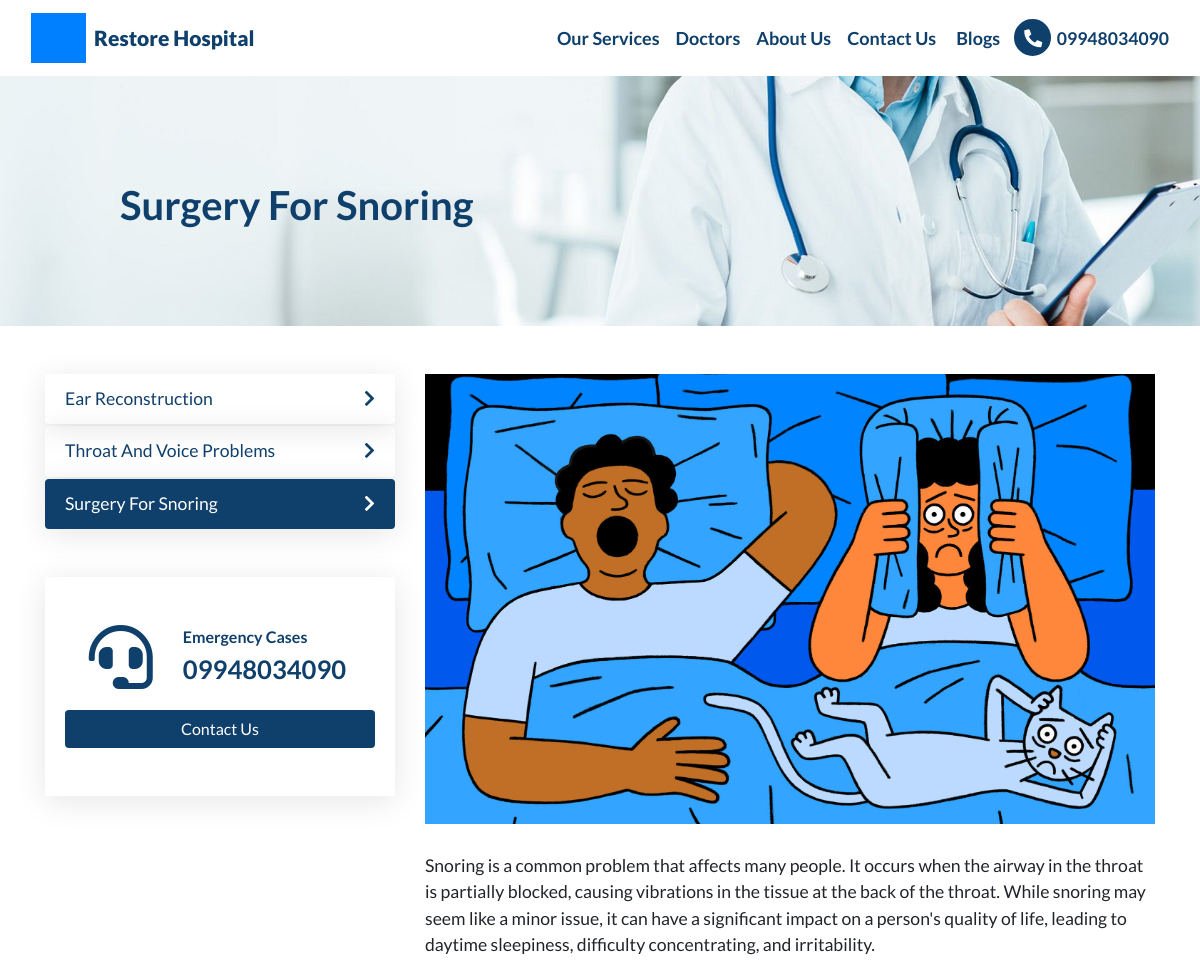
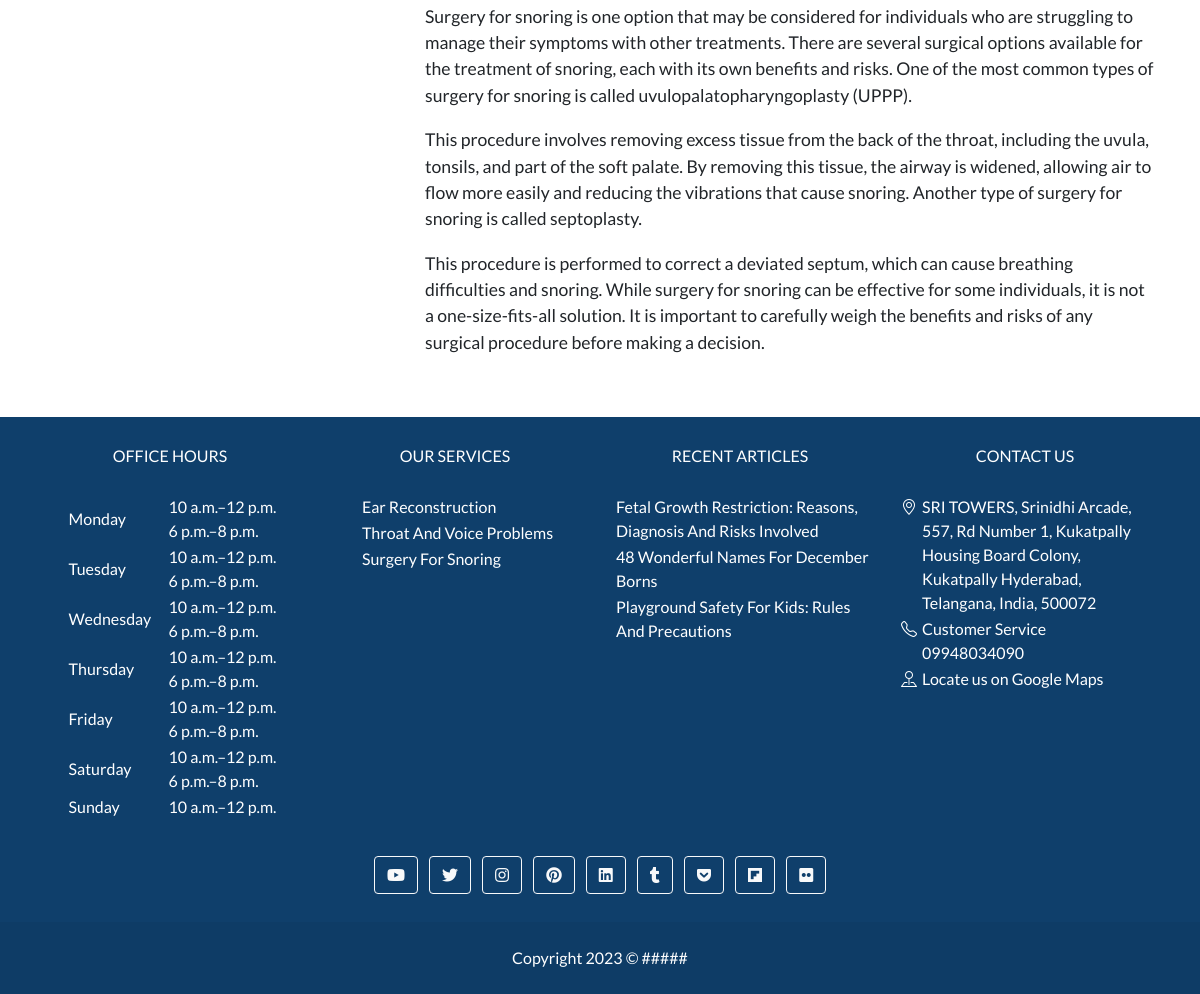
Screenshot of /services/surgery-for-snoring/ with the database file from the repository (2 pictures, top to bottom).
### web_app/models.py (models this page shows, shortened)
class CustomSiteContent(models.Model):
    STATUS_CHOICE = (
        ("draft", "Draft"),
        ("published", "Published")
    )
    site_name = models.CharField(max_length=255)
    site_url = models.CharField(max_length=255)
    logo = models.ImageField(upload_to="logo/")
    favicon = models.ImageField(upload_to="logo/")
    nav_brand_html = RichTextUploadingField()
    nav_html = RichTextUploadingField()
    footer_html = RichTextUploadingField(null=True, blank=True)
    nav_icon_html = models.CharField(max_length=255, null=True, blank=True)
    social_links_html = models.TextField(null=True, blank=True)
    script = models.TextField(null=True, blank=True)
    copyright_text = models.CharField(max_length=255, null=True, blank=True)
    status = models.CharField(max_length=20, choices=STATUS_CHOICE, default="draft")
    created_at = models.DateTimeField(auto_now_add=True)
    updated_at = models.DateTimeField(auto_now=True)

class Service(models.Model):
    STATUS_CHOICE = (
        ("draft", "Draft"),
        ("published", "Published")
    )
    name = models.CharField(max_length=255)
    slug = models.SlugField(max_length=255)
    type = models.CharField(max_length=255)
    additional_type= models.CharField(max_length=255, null=True, blank=True, help_text="https://en.wikipedia.org/wiki/Clear_aligners")
    brand= models.CharField(max_length=100, null=True, blank=True)
    description = models.TextField()
    disambiguating_description = models.CharField(max_length=255, null=True, blank=True)
    image = models.ImageField(upload_to='images')
    image_caption = models.CharField(max_length=255)
    potential_action = models.CharField(max_length=255, null=True, blank=True, help_text="Call for a free consultation")
    is_part_of=models.URLField(max_length=255, default="https://soumyahospitals.com")
    reviewed_by = models.ForeignKey(Doctor, on_delete=models.CASCADE, related_name="service_reviewed_by")
    content = RichTextUploadingField(help_text="content will display in frontend only")
    status = models.CharField(max_length=20, choices=STATUS_CHOICE, default="Draft")

class ContactPoint(models.Model):
    business = models.ForeignKey(Business, on_delete=models.CASCADE)
    type = models.CharField(max_length=255,default="ContactPoint")
    contactType = models.CharField(max_length=255)
    telephone = models.CharField(max_length=255)
    email = models.CharField(max_length=255)

class OpeningHours(models.Model):
    business = models.ForeignKey(Business, on_delete=models.CASCADE)
    day = models.CharField(max_length=255, choices=STATUS_CHOICE)
    timming = models.CharField(max_length=255)

class Adress(models.Model):
    business = models.ForeignKey(Business, on_delete=models.CASCADE, default="PostalAddress")
    type = models.CharField(max_length=255)
    postalCode = models.CharField(max_length=255)
    addressRegion = models.CharField(max_length=255)
    addressCountry = models.CharField(max_length=255)
    streetAddress = models.CharField(max_length=500)
    addressLocality = models.CharField(max_length=500)

### guides/models.py (models this page shows, shortened)
class Blog(models.Model):
    STATUS_CHOICE = (
        ("draft", "Draft"),
        ("published", "Published")
    )
    meta_title = models.CharField(max_length=500)
    meta_desc = models.CharField(max_length=500)
    url_slug = models.SlugField(max_length=500, unique=True)
    content = RichTextUploadingField()
    toc = RichTextUploadingField(verbose_name="Table of Content", null=True, blank=True)
    featured_image = models.ImageField(upload_to="guides_featured_image/",null=True,blank=True)
    category = models.CharField(max_length=255, null=True, blank=True)
    publisher = models.ForeignKey(Business, on_delete=models.CASCADE)
    created_by = models.ForeignKey(Doctor, on_delete=models.CASCADE, related_name="blog_created_by")
    reviewed_by = models.ForeignKey(Doctor, on_delete=models.CASCADE, related_name="blog_reviewed_by")
    reviewed_at = models.DateTimeField()
    auto_gen_toc = models.BooleanField(verbose_name="Auto Generate Table of Content",default=True)
    status = models.CharField(max_length=20, choices=STATUS_CHOICE, default="Draft")
    category_slug = models.SlugField(max_length=255, null=True, blank=True)
    created_at = models.DateTimeField(auto_now_add=True)
    updated_at = models.DateTimeField(auto_now=True)

### web_app/views.py (the view)
# urls.py: path('services/<slug:service_name>/',services,name='services'),
def services(requests,service_name):
    requests.extra_context = {"page_url" : "services/{{x}}"}
    service_obj = get_object_or_404(Service,slug=service_name,status="published")
    provider_obj = Business.objects.all().first()
    k=CustomPageContent.objects.filter(url="services/{{x}}")
    context={
        "service_obj":service_obj,
        "provider":provider_obj.map_id,
        "contact_number":provider_obj.contactpoint_set.all().first().telephone,
        "all_services": Service.objects.all(),
        "service_name":service_name,
        "customdata":k[0]
    }
    requests.extra_context["context"] = context
    return render(requests,template_name="web_app/service_page.html",context=context)

### web_app/utils.py (called while the page is built)
def renderTemplate(content,context):
    template = Template(content)
    context = Context(context)
    content = template.render(context)
    return content

### web_app/templates/web_app/service_page.html (shortened to what this page needs)
{% extends 'base.html' %}
{% load static %}
{% block style %}
<link rel="stylesheet" href="{% static 'css/services.css' %}">
{% endblock style %}
{% block body %}
<div class="container my-5">
    <div class="row">
        <div class="col-lg-4 order-lg-1 order-2 mt-lg-0 mt-5">
            <ul id="all-services">
                {% for service in all_services %}
                    <a href="{% url 'web_app:services' service.slug %}" style="text-decoration: none;">
                    {% if service.slug == service_name %}
                        <li class="primary-theme card-effect">
                            {{service.name}}
                            <i class="float-right mt-1 fas fa-chevron-right"></i>
                        </li>
                    {% else %}
                        <li class="card-effect">
                            {{service.name}}
                            <i class="float-right mt-1 fas fa-chevron-right"></i>
                        </li>
                    {% endif %}
                    </a>
                {% endfor %}
            </ul>
            <div class="card-effect mt-5 py-5" style="color: var(--primary-bg);">
                <div class="row justify-content-center">
                    <div class="col-auto">
                        <i class="fas fa-4x fa-headset"></i>
                    </div>
                    <div class="col-auto font-weight-bold">
                        <span>Emergency Cases</span>
                        <h2>{{contact_number}}</h2>
                    </div>
                </div>
                <a class="btn btn-default w-100 primary-theme mt-3" href="/contact-us/" role="button">Contact Us</a>
            </div>
        </div>
        <div class="col-lg-8 order-lg-2 order-1">
            <div class="img-bg-div" style="background-image: url('{{service_obj.image.url}}');"></div>
            <br>
            {{service_obj.content|safe}}
        </div>
    </div>
</div>
{% endblock body %}

### web_app/templates/base.html (shortened to what this page needs)
{% load static %}
<!doctype html>
<html lang="en">
<head>
    <link href="https://cdnjs.cloudflare.com/ajax/libs/font-awesome/5.15.1/css/all.min.css" rel="stylesheet" />
    <link rel="stylesheet" href="https://cdnjs.cloudflare.com/ajax/libs/bootstrap/4.6.2/css/bootstrap.min.css">
    <link rel="stylesheet" href="https://cdn.jsdelivr.net/npm/bootstrap-icons@1.10.3/font/bootstrap-icons.css">
    <link rel="stylesheet" href="{% static 'css/global.css' %}">
    <link rel="stylesheet" href="{% static 'css/admin.css' %}">
    {% block style %}
    {% endblock style %}
</head>
<body>
    <nav class="navbar navbar-expand-lg navbar-dark secondary-theme">
        <div class="container-fluid">
            <span class="navbar-brand">
                <a href="/">
                    {% if custom_site_content_obj.nav_brand_html %}
                        {{custom_site_content_obj.nav_brand_html|safe}}
                    {% endif %}
                </a>
            </span>
            <div class="collapse navbar-collapse" id="navbarToggler">
                {% if custom_site_content_obj.nav_html %}
                    {{custom_site_content_obj.nav_html|safe}}
                {% endif %}
            </div>
        </div>
    </nav>
    {% if request.path != "/" %}
    <div class="cover-img-bg-div" style="background-image: url('{{top_img.url}}');">
        <h1 class="title">{{cover_img_title}}</h1>
    </div>
    {% endif %}
    <div style="min-height: 70vh;">
    {% block body %}
    {% endblock body %}
    </div>
    <footer class="text-lg-start primary-theme">
        <section class="pt-4">
            <div class="container">
                <div class="row">
                    <div class="col-md-3 col-lg-3 col-xl-3 mx-auto mb-4">
                        <h6 class="text-center text-uppercase fw-bold mb-4">
                            Office Hours
                        </h6>
                        <table style="margin: auto;">
                            <tbody>
                                {% for i in oh %}
                                <tr>
                                    <td style="width:100px;">{{i.day}}</td>
                                    <td>{{i.timming|safe}}</td>
                                </tr>
                                {% endfor %}
                            </tbody>
                        </table>
                    </div>
                     <div class="col-md-3 col-lg-3 col-xl-3 mx-auto mb-4">
                        <h6 class="text-center text-uppercase fw-bold mb-4">
                            Our Services
                        </h6>
                        <table style="margin: auto;">
                            <tbody>
                                {% for i in six_services_obj %}
                                <tr>
                                    <td><a href="{% url 'web_app:services' i.slug %}" target="_blank"  class="text-white">{{i.name}}</a></td>
                                </tr>
                                {% endfor %}
                            </tbody>
                        </table>
                    </div>
                      <div class="col-md-3 col-lg-3 col-xl-3 mx-auto mb-4">
                        <h6 class="text-center text-uppercase fw-bold mb-4">
                            Recent Articles
                        </h6>
                        <table style="margin: auto;">
                            <tbody>
                                {% for article in recent_articles %}
                                <tr>
                                    <td><a href="{% url 'guides:blog_url' article.url_slug %}" target="_blank"  class="text-white">{{article.meta_title}}</a></td>
                                </tr>
                                {% endfor %}
                            </tbody>
                        </table>
                    </div>
                    <div class="col-md-3 col-lg-3 col-xl-3 mx-auto mb-4">
                        <h6 class="text-center text-uppercase fw-bold mb-4">Contact Us</h6>
                         <table style="margin: auto;">
                            <tbody>
                                {% for i in add %}
                                <tr>
                                    <td style="vertical-align: top;width: 21px;"><i class="bi bi-geo-alt"></i></td>
                                    <td>{{i.streetAddress}}, {{i.addressLocality}}
                                        {{i.addressRegion}}, {{i.addressCountry}}, {{i.postalCode}}</td>
                                </tr>
                                {% endfor %}
                                {% for i in ct %}
                                <tr>
                                    <td style="vertical-align: top;width: 21px;"><i class="bi bi-telephone"></i></td>
                                    <td>{{i.contactType}}<br>{{i.telephone}}</td>
                                </tr>
                                {% endfor %}
                                <tr>
                                    <td style="vertical-align: top;width: 21px;"><i class="bi bi-pin-map"></i></i></td>
                                    <td style="word-break: break-all;"><a href="{{map_id}}" target="_blank"  class="text-white">Locate us on Google Maps</a></td>
                                </tr>
                            </tbody>
                        </table>
                    </div>
                </div>
            </div>
        </section>
        {% if custom_site_content_obj.social_links_html %}
            {{custom_site_content_obj.social_links_html|safe}}
        {% endif %}
        <div class="text-center p-4" style="background-color: rgba(0, 0, 0, 0.05);">
            {{custom_site_content_obj.copyright_text|safe}}
        </div>
    </footer>
</body>
</html>

### web_app/static/css/global.css (style rules this page uses)
:root { --primary-bg: #0f3f6b; --secondary-bg: white; --primary-text: white; --secondary-text: black; --gray-bg-light: #e9ecef; --gray-bg-dark: #dfe0e1; }
body { font-family: 'Lato', sans-serif; }
.primary-theme { background-color: var(--primary-bg) !important; color: var(--primary-text) !important; }
.secondary-theme { background-color: var(--secondary-bg) !important; color: var(--secondary-text) !important; }
.secondary-theme .nav-link { color: var(--primary-bg) !important; font-weight: 700; font-size: large; }
.round-icon i { padding: 10px; width: 41.2px; height: 41.2px; font-size: large; text-align: center; text-decoration: none; border: 2px solid; color: white; border-color: white; background-color: var(--primary-bg); border-radius: 50%; }
.secondary-theme a.round-icon { text-decoration: none; color: var(--primary-bg) !important; }
p { font-size: 1.1rem; padding-top: 5px; padding-bottom: 5px; margin-bottom: 0.5rem !important; }
li { font-size: 1.1rem; }
.h1, h1 { font-size: 1.8rem !important; font-weight: bold; }
.h2, h2 { font-size: 1.6rem !important; font-weight: bold; }
.h1, h1, .h2, h2, .h3, h3, .h4, h4, .h5, h5, .h6, h6 { padding-left: 0px; padding-right: 5px; padding-top: 5px; padding-bottom: 5px; margin-bottom: 0.25rem; }
.navbar-brand a { text-decoration: none; }
.navbar-brand .site-name { color:var(--primary-bg); font-weight: 900; text-align: center; font-size: 21px; }
.cover-img-bg-div { height: 250px; width: 100%; background-repeat: no-repeat; background-position: center; background-size: cover; color: var(--primary-bg); }
.cover-img-bg-div .title { position: relative; top: 40%; left: 10%; font-weight: bold; max-width: 50%; font-size: 2.5rem !important; }

### web_app/static/css/services.css (style rules this page uses)
.img-bg-div { height: 450px; width: 100%; background-repeat: no-repeat; background-position: center; background-size: cover; }
#all-services { list-style: none; padding-left: 0; margin-bottom: 0; }
.card-effect { padding: .75rem 1.25rem; box-shadow: 0px 5px 30px rgba(0, 0, 0, 0.1); }
#all-services li { cursor: pointer; color: var(--primary-bg); margin-bottom: 2px; border-radius: 4px; }

### rows the page displays
CustomSiteContent: nav_brand_html (picture), nav_brand_html "Restore Hospital", nav_html "Our Services Doctors About Us Contact Us Blogs 09948034090", copyright_text "Copyright 2023 © #####"
Service: name "Surgery For Snoring", image (picture), content "Snoring is a common problem that affects many people. It occurs when the airway in the throat is partially blocked, causing vibrations in the tissue at the back of the throat. While snoring may seem like a minor issue, it can have a significant impact on a person's quality of life, leading to daytime sleepiness, difficulty concentrating, and irritability. Surgery for snoring is one option that may be considered for individuals who are struggling to manage their symptoms with other treatments. There are several surgical options available for the treatment of snoring, each with its own benefits and risks. One of the most common types of surgery for snoring is called uvulopalatopharyngoplasty…"
Service: name "Ear Reconstruction"
Service: name "Throat And Voice Problems"
ContactPoint: telephone "09948034090", contactType "Customer Service"
OpeningHours: day "Monday", timming "10 a.m.–12 p.m. 6 p.m.–8 p.m."
OpeningHours: day "Tuesday", timming "10 a.m.–12 p.m. 6 p.m.–8 p.m."
OpeningHours: day "Wednesday", timming "10 a.m.–12 p.m. 6 p.m.–8 p.m."
OpeningHours: day "Thursday", timming "10 a.m.–12 p.m. 6 p.m.–8 p.m."
OpeningHours: day "Friday", timming "10 a.m.–12 p.m. 6 p.m.–8 p.m."
OpeningHours: day "Saturday", timming "10 a.m.–12 p.m. 6 p.m.–8 p.m."
OpeningHours: day "Sunday", timming "10 a.m.–12 p.m."
Blog: meta_title "Fetal Growth Restriction: Reasons, Diagnosis And Risks Involved"
Blog: meta_title "48 Wonderful Names For December Borns"
Blog: meta_title "Playground Safety For Kids: Rules And Precautions"
Adress: streetAddress "SRI TOWERS, Srinidhi Arcade, 557, Rd Number 1", addressLocality "Kukatpally Housing Board Colony, Kukatpally", addressRegion "Hyderabad, Telangana", addressCountry "India", postalCode "500072"
